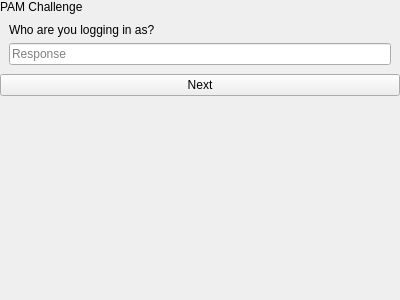
<?xml version="1.0" encoding="UTF-8"?>
<ui version="4.0">
 <class>PamChallengePopover</class>
 <widget class="QWidget" name="PamChallengePopover">
  <property name="geometry">
   <rect>
    <x>0</x>
    <y>0</y>
    <width>400</width>
    <height>300</height>
   </rect>
  </property>
  <property name="windowTitle">
   <string notr="true">Form</string>
  </property>
  <layout class="QVBoxLayout" name="verticalLayout_2">
   <property name="spacing">
    <number>0</number>
   </property>
   <property name="leftMargin">
    <number>0</number>
   </property>
   <property name="topMargin">
    <number>0</number>
   </property>
   <property name="rightMargin">
    <number>0</number>
   </property>
   <property name="bottomMargin">
    <number>0</number>
   </property>
   <item>
    <widget class="tTitleLabel" name="titleLabel">
     <property name="text">
      <string>PAM Challenge</string>
     </property>
    </widget>
   </item>
   <item>
    <layout class="QVBoxLayout" name="verticalLayout">
     <property name="spacing">
      <number>6</number>
     </property>
     <property name="leftMargin">
      <number>9</number>
     </property>
     <property name="topMargin">
      <number>9</number>
     </property>
     <property name="rightMargin">
      <number>9</number>
     </property>
     <property name="bottomMargin">
      <number>9</number>
     </property>
     <item>
      <widget class="QLabel" name="challengeLabel">
       <property name="text">
        <string notr="true">Who are you logging in as?</string>
       </property>
       <property name="wordWrap">
        <bool>true</bool>
       </property>
      </widget>
     </item>
     <item>
      <widget class="QLineEdit" name="responseEdit">
       <property name="placeholderText">
        <string>Response</string>
       </property>
      </widget>
     </item>
    </layout>
   </item>
   <item>
    <widget class="QPushButton" name="nextButton">
     <property name="text">
      <string>Next</string>
     </property>
    </widget>
   </item>
   <item>
    <spacer name="verticalSpacer">
     <property name="orientation">
      <enum>Qt::Vertical</enum>
     </property>
     <property name="sizeHint" stdset="0">
      <size>
       <width>20</width>
       <height>189</height>
      </size>
     </property>
    </spacer>
   </item>
  </layout>
 </widget>
 <customwidgets>
  <customwidget>
   <class>tTitleLabel</class>
   <extends>QLabel</extends>
   <header location="global">ttitlelabel.h</header>
   <slots>
    <signal>backButtonClicked()</signal>
   </slots>
  </customwidget>
 </customwidgets>
 <resources/>
 <connections>
  <connection>
   <sender>responseEdit</sender>
   <signal>returnPressed()</signal>
   <receiver>nextButton</receiver>
   <slot>click()</slot>
   <hints>
    <hint type="sourcelabel">
     <x>84</x>
     <y>69</y>
    </hint>
    <hint type="destinationlabel">
     <x>85</x>
     <y>95</y>
    </hint>
   </hints>
  </connection>
 </connections>
</ui>
